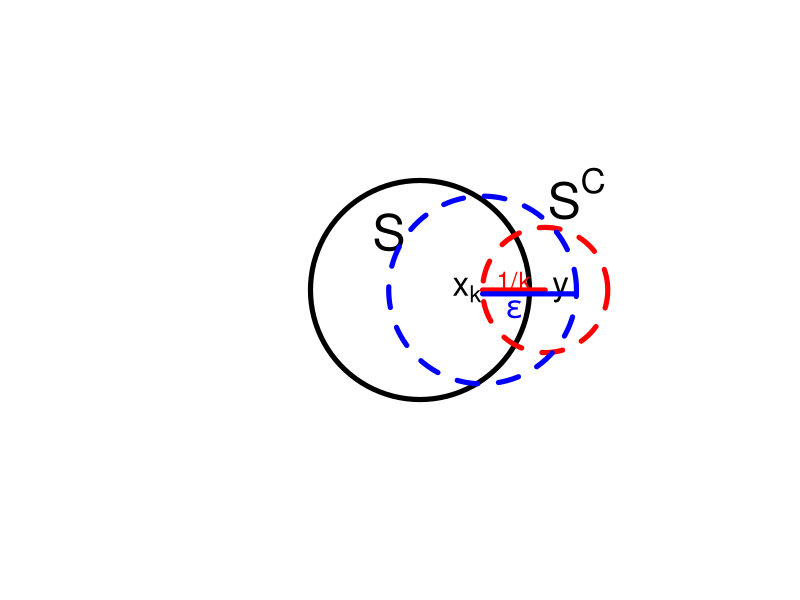

This figure's R source:
### Delete all things in Global Environment.

rm(list = ls())  

###  Delete all things in Console.
# 1. Move cursor in consle
# 2. Control + L 

######
# Section 2.1.4
######

# Theorem 
# A set $S\subset \mathbb{R}^{n}$ is closed if and only if 
# for all sequences $\{x_k\}$ such that $x_k\in S$ for each $k$ and $x_k\rightarrow x$, it is the case that $x\in S$. 


### plotmath
# https://stat.ethz.ch/R-manual/R-devel/library/grDevices/html/plotmath.html

### draw.circle
# https://www.rdocumentation.org/packages/plotrix/versions/3.7/topics/draw.circle

# install.packages("plotrix")
library(plotrix)

# draw.circle(x,y,radius,nv=100,border=NULL,col=NA,lty=1,density=NULL, angle=45,lwd=1)
plot(0:20, 0:20, xlim = c(0, 20), ylim = c(0, 20), type='n', xlab ='', ylab ='', xaxt = 'n', yaxt = 'n', frame = FALSE)

### S: subset of M
# S; (10, 10) with r = 3
draw.circle(10, 10, 3.5, border = 'black', lty = 1, lwd = 5)
text(9, 13, c('S'), col = 'black', cex = 3)
SC <- expression(paste(S^C))
text(15, 15, labels = SC, col = 'black', cex = 3)

# d(x_k, y) = 1/k; (14, 14) with r = 2
draw.circle(14, 10, 2, border = 'red', lty = 2, lwd = 5)
ballx1 <- seq(12, 14, 0.1); bally1 <- rep(10, length(ballx1))
lines(ballx1, bally1 , lty = 1, col = 'red', lwd = 5)
xk <- expression(paste(x[k]))
text(11.5, 10, labels = xk, col = 'black', cex = 2) # xk
text(14.5, 10, c('y'), col = 'black', cex = 2) # y
text(13, 10.5, c('1/k'), col = 'red', cex = 1.5) # 1/k

# d(x_k, y) < epsilon; (12, 10) with r = 3
draw.circle(12, 10, 3, border = 'blue', lty = 2, lwd = 5)
ballx2 <- seq(12, 15, 0.1); bally2 <- rep(9.8, length(ballx2))
lines(ballx2, bally2 , lty = 1, col = 'blue', lwd = 5)
epsilon <- expression(paste(epsilon))
text(13, 9, labels = epsilon, col = 'blue', cex = 2)


